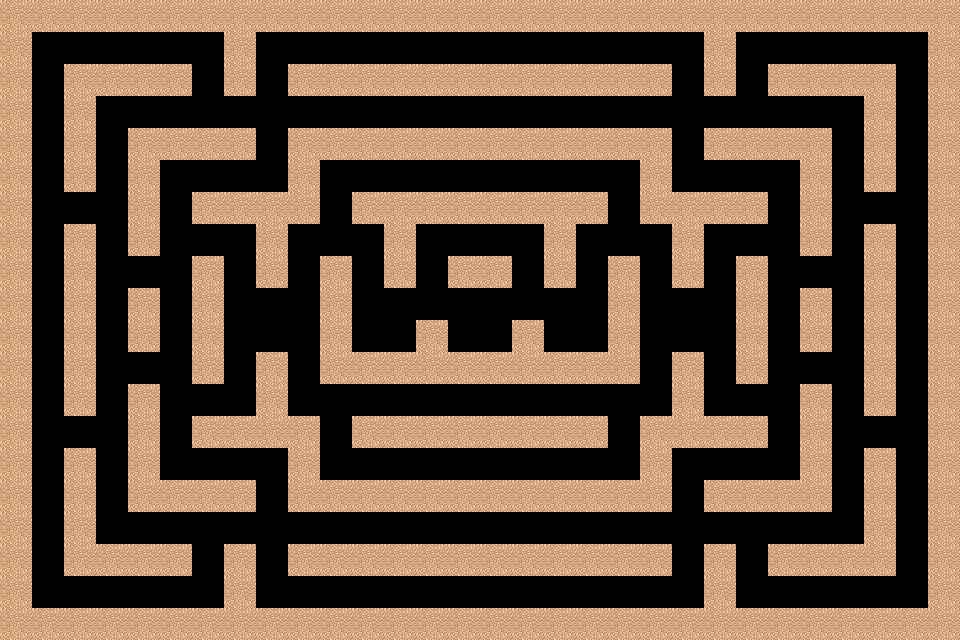

The image is a tile-based game level rendered from a .tmx file. Its description and source (layers, tilesets, objects; grid data summarised) follow:
An orthogonal 30x20 tile map with 32x32 px tiles, 1 tile layer (wall) and 3 objects (player, monster2, monster1).

<map version="1.0" orientation="orthogonal" renderorder="right-down" width="30" height="20" tilewidth="32" tileheight="32" nextobjectid="7">
 <tileset firstgid="1" name="block" tilewidth="32" tileheight="32">
  <image source="block.png" width="32" height="32" />
  <tile id="0">
   <properties>
    <property name="isWall" value="true" />
   </properties>
  </tile>
 </tileset>
 <layer name="wall" width="30" height="20">
  <data>[600 cells, 300 non-empty, 1 distinct tile ids]</data>
 </layer>
 <objectgroup name="object">
  <object id="1" name="player" x="451.003" y="322.993" width="25" height="26" rotation="0.0312333" />
  <object id="2" name="monster2" x="898" y="577" width="27" height="26" />
  <object id="4" name="monster1" x="33" y="35" width="28" height="27" />
 </objectgroup>
</map>